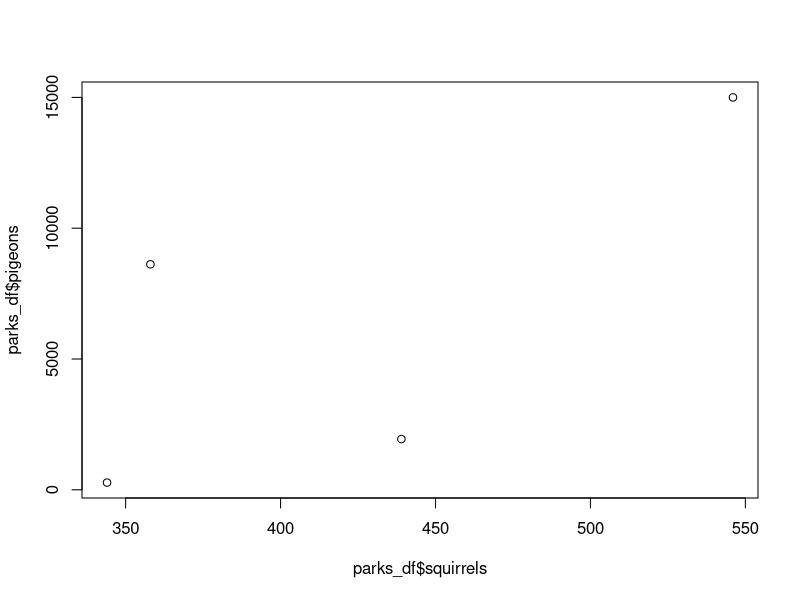

Recreate this plot in R. (Note: this script raises an error after producing the figure.)
## ---- chunk 1
# read in iris.csv and save it as the variable iris_df

# use logicals operators to find out how many rows in column Petal.Length are less than or equal to 5
## ---- chunk 2
park <- c("WashingtonSq", "CentralPark", "ProspectPark", "BatteryPark")
pigeons <- c(8.62e3, 1.5e4, 1939, 276)
squirrels<- c("358", "546", "439", "344")
## ---- chunk 3
parks_df <- data.frame(park, squirrels, pigeons)
parks_df
## ---- chunk 4
#try accessing the values rows 1, 2, and 3 of column 1
## ---- chunk 5
# write a csv called 'parks.csv' with the data in parks_df
## ---- chunk 6
str(parks_df)
## ---- chunk 7
parks_df[,3]
as.numeric(parks_df[,3])
## ---- chunk 8
as.numeric(as.character(parks_df[,3])) 
## ---- chunk 9
str(parks_df)
parks_df[,3] <- as.numeric(as.character(parks_df[,3])) 
str(parks_df)
## ---- chunk 10
# find the mean number of squirrels and pigeons for parks in NYC
## ---- chunk 11
# calculate the standard deviation - use google to help you find functions
## ---- chunk 12
# try using colMeans() to find the mean number of squirrels and pigeons for parks in NYC

# do you run into problems? why? how could we get what we want using this function?
## ---- chunk 13
plot(x=parks_df$squirrels, y=parks_df$pigeons)
## ---- chunk 14
plot(x = iris_df$Sepal.Length, y = iris_df$Sepal.Width)
